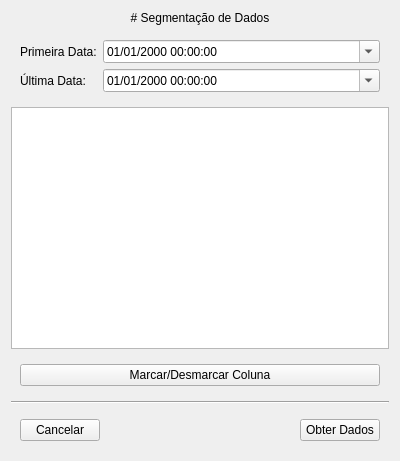
<?xml version="1.0" encoding="UTF-8"?>
<ui version="4.0">
 <class>Form</class>
 <widget class="QWidget" name="Form">
  <property name="geometry">
   <rect>
    <x>0</x>
    <y>0</y>
    <width>400</width>
    <height>461</height>
   </rect>
  </property>
  <property name="windowTitle">
   <string>Form</string>
  </property>
  <layout class="QVBoxLayout" name="verticalLayout_2">
   <item>
    <widget class="QLabel" name="label">
     <property name="text">
      <string># Segmentação de Dados</string>
     </property>
     <property name="textFormat">
      <enum>Qt::MarkdownText</enum>
     </property>
     <property name="alignment">
      <set>Qt::AlignCenter</set>
     </property>
    </widget>
   </item>
   <item>
    <widget class="QWidget" name="widget_dates" native="true">
     <layout class="QFormLayout" name="formLayout">
      <item row="0" column="0">
       <widget class="QLabel" name="label_fist_date">
        <property name="text">
         <string>Primeira Data:</string>
        </property>
       </widget>
      </item>
      <item row="1" column="0">
       <widget class="QLabel" name="label_last_date">
        <property name="text">
         <string>Última Data:</string>
        </property>
       </widget>
      </item>
      <item row="0" column="1">
       <widget class="QDateTimeEdit" name="date_first">
        <property name="displayFormat">
         <string>dd/MM/yyyy HH:mm:ss</string>
        </property>
        <property name="calendarPopup">
         <bool>true</bool>
        </property>
       </widget>
      </item>
      <item row="1" column="1">
       <widget class="QDateTimeEdit" name="date_last">
        <property name="displayFormat">
         <string>dd/MM/yyyy HH:mm:ss</string>
        </property>
        <property name="calendarPopup">
         <bool>true</bool>
        </property>
       </widget>
      </item>
     </layout>
    </widget>
   </item>
   <item>
    <widget class="QListView" name="listView"/>
   </item>
   <item>
    <widget class="QWidget" name="widget_btns_list" native="true">
     <layout class="QVBoxLayout" name="verticalLayout">
      <item>
       <widget class="QPushButton" name="btn_change_state">
        <property name="text">
         <string>Marcar/Desmarcar Coluna</string>
        </property>
       </widget>
      </item>
     </layout>
    </widget>
   </item>
   <item>
    <widget class="Line" name="line">
     <property name="orientation">
      <enum>Qt::Horizontal</enum>
     </property>
    </widget>
   </item>
   <item>
    <widget class="QWidget" name="widget_btns_page" native="true">
     <layout class="QHBoxLayout" name="horizontalLayout_3">
      <item>
       <widget class="QPushButton" name="btn_cancelar">
        <property name="text">
         <string>Cancelar</string>
        </property>
       </widget>
      </item>
      <item>
       <spacer name="horizontalSpacer_2">
        <property name="orientation">
         <enum>Qt::Horizontal</enum>
        </property>
        <property name="sizeHint" stdset="0">
         <size>
          <width>199</width>
          <height>20</height>
         </size>
        </property>
       </spacer>
      </item>
      <item>
       <widget class="QPushButton" name="btn_tratar">
        <property name="enabled">
         <bool>true</bool>
        </property>
        <property name="text">
         <string>Obter Dados</string>
        </property>
        <property name="checkable">
         <bool>false</bool>
        </property>
       </widget>
      </item>
     </layout>
    </widget>
   </item>
  </layout>
 </widget>
 <resources/>
 <connections/>
</ui>
